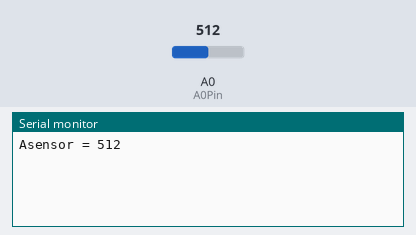
A sketch run on a simulated Arduino Uno, built with avr-gcc and run on an emulated ATmega328P. Shown: the last lines printed to the serial monitor. Inputs (shaded band) come from the test bench; at power-on: A0 (A0Pin) = 512.

Above: at 1.8 s.
1.9 s: A0 (A0Pin) set to 716
At 2.8 s:
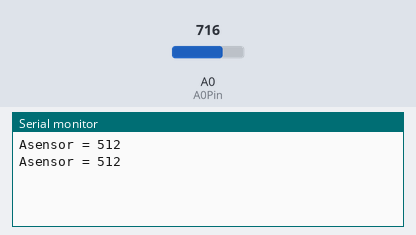
3.4 s: A0 (A0Pin) set to 900
At 4.7 s:
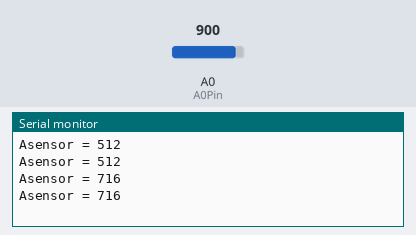
Timing chart, 0 to 6.4 s (numbered marks = the images above; inputs shaded):
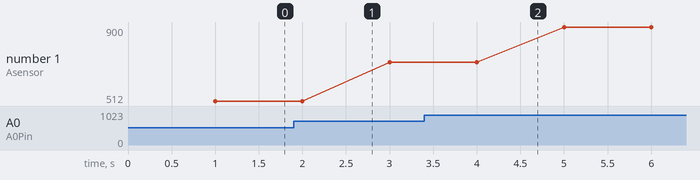

Measured:
- plotted number 1: 512 → 716 after the input at 1.9 s, 716 → 900 after the input at 3.4 s

The sketch:

SoilWetSensorEx.ino
```cpp
#define A0Pin 0
int sensorVal = 0;

void setup() {
  // put your setup code here, to run once:
  Serial.begin(9600);
}

void loop() {
  // put your main code here, to run repeatedly:
  sensorVal = analogRead(A0Pin); // 토양습도센서 센서값 읽어서 저장
  delay(1000);
  Serial.print("Asensor = ");
  Serial.println(sensorVal); // dry(0) ~ wet(1023) 값 출력

}
```
